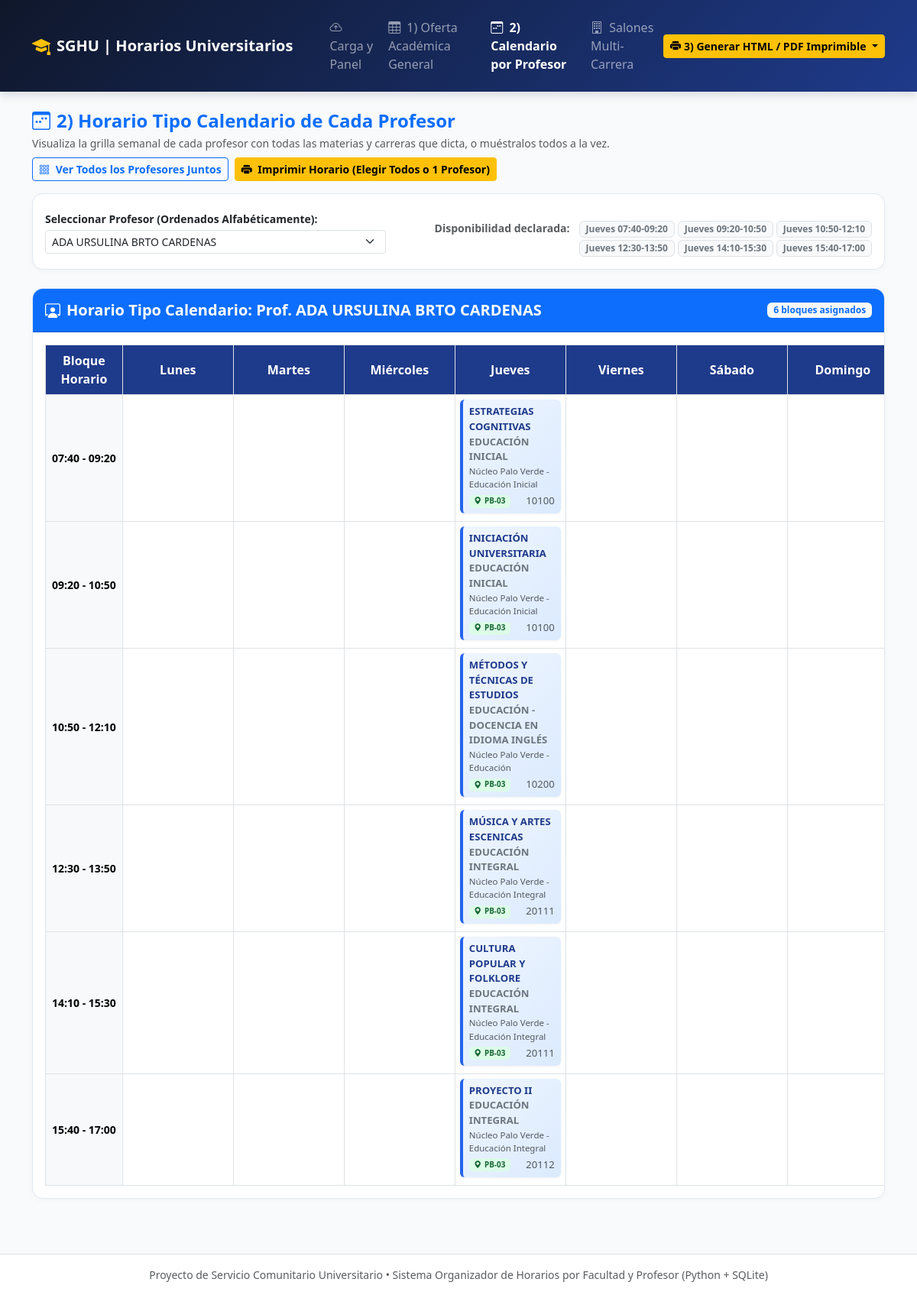
Page /calendario-profesores on the committed database.
### tables this page shows
CREATE TABLE disponibilidades (
        id INTEGER PRIMARY KEY AUTOINCREMENT,
        profesor_id INTEGER NOT NULL,
        dia TEXT NOT NULL,
        hora_inicio TEXT NOT NULL,
        hora_fin TEXT NOT NULL,
        UNIQUE(profesor_id, dia, hora_inicio, hora_fin),
        FOREIGN KEY (profesor_id) REFERENCES profesores(id) ON DELETE CASCADE
    );

CREATE TABLE profesores (
        id INTEGER PRIMARY KEY AUTOINCREMENT,
        nombre TEXT NOT NULL UNIQUE,
        cedula TEXT DEFAULT '',
        email TEXT DEFAULT ''
    );

CREATE TABLE asignaciones_horario (
        id INTEGER PRIMARY KEY AUTOINCREMENT,
        carga_id INTEGER NOT NULL,
        profesor_id INTEGER NOT NULL,
        materia_id INTEGER NOT NULL,
        salon_id INTEGER NOT NULL,
        dia TEXT NOT NULL,
        hora_inicio TEXT NOT NULL,
        hora_fin TEXT NOT NULL,
        estado TEXT DEFAULT 'Confirmado',
        FOREIGN KEY (carga_id) REFERENCES carga_academica(id) ON DELETE CASCADE,
        FOREIGN KEY (profesor_id) REFERENCES profesores(id) ON DELETE CASCADE,
        FOREIGN KEY (materia_id) REFERENCES materias(id) ON DELETE CASCADE,
        FOREIGN KEY (salon_id) REFERENCES salones(id) ON DELETE CASCADE
    );

CREATE TABLE materias (
        id INTEGER PRIMARY KEY AUTOINCREMENT,
        nombre TEXT NOT NULL,
        codigo TEXT DEFAULT '',
        carrera_id INTEGER NOT NULL,
        semestre TEXT DEFAULT '1er Semestre',
        UNIQUE(nombre, carrera_id),
        FOREIGN KEY (carrera_id) REFERENCES carreras(id) ON DELETE CASCADE
    );

CREATE TABLE carreras (
        id INTEGER PRIMARY KEY AUTOINCREMENT,
        nombre TEXT NOT NULL,
        facultad_id INTEGER NOT NULL,
        UNIQUE(nombre, facultad_id),
        FOREIGN KEY (facultad_id) REFERENCES facultades(id) ON DELETE CASCADE
    );

CREATE TABLE facultades (
        id INTEGER PRIMARY KEY AUTOINCREMENT,
        nombre TEXT NOT NULL UNIQUE
    );

CREATE TABLE salones (
        id INTEGER PRIMARY KEY AUTOINCREMENT,
        codigo TEXT NOT NULL UNIQUE,
        capacidad INTEGER DEFAULT 40,
        edificio TEXT DEFAULT 'Edificio Principal'
    );

CREATE TABLE carga_academica (
        id INTEGER PRIMARY KEY AUTOINCREMENT,
        profesor_id INTEGER NOT NULL,
        materia_id INTEGER NOT NULL,
        seccion TEXT DEFAULT 'Sección A',
        bloques_semanales INTEGER DEFAULT 1,
        salon_preferido TEXT DEFAULT '',
        dia_fijo TEXT DEFAULT '',
        hora_inicio_fija TEXT DEFAULT '',
        hora_fin_fija TEXT DEFAULT '',
        UNIQUE(profesor_id, materia_id, seccion),
        FOREIGN KEY (profesor_id) REFERENCES profesores(id) ON DELETE CASCADE,
        FOREIGN KEY (materia_id) REFERENCES materias(id) ON DELETE CASCADE
    );

### app.py (the view, shortened to what this page needs)
@app.route("/calendario-profesores")
def calendario_profesores():
    profesor_id = request.args.get("profesor_id", type=int)
    conn = get_connection()
    cursor = conn.cursor()
    cursor.execute("SELECT id, nombre, cedula, email FROM profesores ORDER BY nombre ASC")
    profesores = [dict(r) for r in cursor.fetchall()]
    if not profesor_id and profesores:
        profesor_id = profesores[0]["id"]
    profesor_actual = None
    disponibilidades = []
    if profesor_id:
        cursor.execute("SELECT id, nombre, cedula, email FROM profesores WHERE id = ?", (profesor_id,))
        row = cursor.fetchone()
        if row:
            profesor_actual = dict(row)
        cursor.execute(
            "SELECT dia, hora_inicio, hora_fin FROM disponibilidades WHERE profesor_id = ? ORDER BY hora_inicio",
            (profesor_id,),
        )
        disponibilidades = [dict(r) for r in cursor.fetchall()]
    conn.close()
    asignaciones = consultar_oferta_academica(profesor_id=profesor_id) if profesor_id else []
    rangos_horas, matriz = construir_matriz_calendario(asignaciones)
    mostrar_todos = request.args.get("todos") == "1"
    calendarios_todos = []
    return render_template(
        "calendario_profesores.html",
        profesores=profesores,
        profesor_actual=profesor_actual,
        disponibilidades=disponibilidades,
        asignaciones=asignaciones,
        rangos_horas=rangos_horas,
        matriz=matriz,
        dias_orden=DIAS_ORDEN,
        mostrar_todos=mostrar_todos,
        calendarios_todos=calendarios_todos,
    )

### app.py (called while the page is built)
@app.context_processor
def inject_global_profesores():
    conn = get_connection()
    cursor = conn.cursor()
    cursor.execute("SELECT id, nombre FROM profesores ORDER BY nombre ASC")
    lista_profesores = [dict(r) for r in cursor.fetchall()]
    conn.close()
    return {"profesores_global": lista_profesores}

def construir_matriz_calendario(asignaciones):
    rangos_unicos = sorted({f"{a['hora_inicio']} - {a['hora_fin']}" for a in asignaciones})
    if rangos_unicos:
        rangos_horas = rangos_unicos
    else:
        rangos_horas = [f"{b[0]} - {b[1]}" for b in BLOQUES_HORARIOS]
    matriz = {r: {d: [] for d in DIAS_ORDEN} for r in rangos_horas}
    for a in asignaciones:
        r = f"{a['hora_inicio']} - {a['hora_fin']}"
        d = a["dia"]
        if r in matriz and d in matriz[r]:
            matriz[r][d].append(a)
    return rangos_horas, matriz

### database.py (called while the page is built)
def get_connection():
    conn = sqlite3.connect(DB_PATH)
    conn.row_factory = sqlite3.Row
    conn.execute("PRAGMA foreign_keys = ON;")
    conn.execute("PRAGMA journal_mode = WAL;")
    return conn

### templates/calendario_profesores.html (shortened to what this page needs)
{% extends "base.html" %}
{% block content %}
<div class="d-flex flex-wrap justify-content-between align-items-center mb-3 gap-2">
    <div>
        <h4 class="fw-bold mb-1 text-primary"><i class="bi bi-calendar3-week me-2"></i>2) Horario Tipo Calendario de Cada Profesor</h4>
        <p class="text-muted small mb-0">
            Visualiza la grilla semanal de cada profesor con todas las materias y carreras que dicta, o muéstralos todos a la vez.
        </p>
    </div>
    <div class="d-flex gap-2">
        {% if not mostrar_todos %}
            <a href="{{ url_for('calendario_profesores', todos='1') }}" class="btn btn-outline-primary btn-sm fw-semibold">
                <i class="bi bi-grid-3x3-gap me-1"></i> Ver Todos los Profesores Juntos
            </a>
        {% else %}
            <a href="{{ url_for('calendario_profesores') }}" class="btn btn-outline-secondary btn-sm fw-semibold">
                <i class="bi bi-person me-1"></i> Ver Vista Individual
            </a>
        {% endif %}
        <button type="button" class="btn btn-warning btn-sm fw-bold" data-bs-toggle="modal" data-bs-target="#modalImprimirProfesor">
            <i class="bi bi-printer-fill me-1"></i> Imprimir Horario (Elegir Todos o 1 Profesor)
        </button>
    </div>
</div>
<div class="card card-panel p-3 mb-4">
    <form method="GET" action="{{ url_for('calendario_profesores') }}" class="row g-2 align-items-center">
        <div class="col-md-5">
            <label class="form-label small fw-semibold mb-1">Seleccionar Profesor (Ordenados Alfabéticamente):</label>
            <select name="profesor_id" class="form-select form-select-sm" onchange="this.form.submit()">
                {% for p in profesores %}
                    <option value="{{ p.id }}" {% if profesor_actual and profesor_actual.id == p.id %}selected{% endif %}>
                        {{ p.nombre }}
                    </option>
                {% endfor %}
            </select>
        </div>
        <div class="col-md-7 text-md-end pt-3">
            {% if disponibilidades and not mostrar_todos %}
                <span class="small text-muted fw-semibold me-2">Disponibilidad declarada:</span>
                {% for disp in disponibilidades[:6] %}
                    <span class="badge bg-light text-secondary border">{{ disp.dia }} {{ disp.hora_inicio }}-{{ disp.hora_fin }}</span>
                {% endfor %}
            {% endif %}
        </div>
    </form>
</div>
{% if not profesores %}
<div class="alert alert-info text-center p-4">
    No hay profesores registrados aún. Carga un archivo Excel, Word o TXT en el panel principal.
</div>
{% elif profesor_actual %}
    <div class="card card-panel overflow-hidden mb-4">
        <div class="card-header bg-primary text-white py-3 d-flex justify-content-between align-items-center">
            <div>
                <h5 class="mb-0 fw-bold"><i class="bi bi-person-workspace me-2"></i>Horario Tipo Calendario: Prof. {{ profesor_actual.nombre }}</h5>
            </div>
            <span class="badge bg-light text-primary fw-bold">{{ asignaciones|length }} bloques asignados</span>
        </div>
        <div class="table-responsive p-3">
            <table class="table table-bordered calendar-table mb-0">
                <thead>
                    <tr>
                        <th style="width: 130px;">Bloque Horario</th>
                        {% for d in dias_orden %}
                            <th>{{ d }}</th>
                        {% endfor %}
                    </tr>
                </thead>
                <tbody>
                    {% for r in rangos_horas %}
                    <tr>
                        <td class="fw-bold text-center align-middle bg-light small text-nowrap">{{ r }}</td>
                        {% for d in dias_orden %}
                        <td class="calendar-cell">
                            {% for c in matriz[r][d] %}
                            <div class="class-block">
                                <span class="materia-title">{{ c.materia_nombre }}</span>
                                <div class="text-secondary fw-semibold">{{ c.carrera_nombre }}</div>
                                <div class="text-muted small">{{ c.facultad_nombre }}</div>
                                <div class="mt-1 d-flex justify-content-between align-items-center">
                                    <span class="badge badge-salon"><i class="bi bi-geo-alt-fill me-1"></i>{{ c.salon_codigo }}</span>
                                    <span class="text-muted">{{ c.seccion }}</span>
                                </div>
                            </div>
                            {% endfor %}
                        </td>
                        {% endfor %}
                    </tr>
                    {% endfor %}
                </tbody>
            </table>
        </div>
    </div>
{% endif %}
{% endblock %}

### templates/base.html (shortened to what this page needs)
<!DOCTYPE html>
<html lang="es">
<head>
    <link href="https://cdn.jsdelivr.net/npm/bootstrap@5.3.3/dist/css/bootstrap.min.css" rel="stylesheet">
    <link href="https://cdn.jsdelivr.net/npm/bootstrap-icons@1.11.3/font/bootstrap-icons.min.css" rel="stylesheet">
</head>
<body>
    <nav class="navbar navbar-expand-lg navbar-dark navbar-univ py-3 mb-4">
        <div class="container">
            <a class="navbar-brand fw-bold d-flex align-items-center gap-2" href="{{ url_for('index') }}">
                <i class="bi bi-mortarboard-fill fs-4 text-warning"></i>
                <span>SGHU | Horarios Universitarios</span>
            </a>
            <div class="collapse navbar-collapse" id="navMenu">
                <ul class="navbar-nav me-auto mb-2 mb-lg-0 ms-lg-4 gap-1">
                    <li class="nav-item">
                        <a class="nav-link {% if request.endpoint == 'index' %}active fw-semibold{% endif %}" href="{{ url_for('index') }}">
                            <i class="bi bi-cloud-arrow-up me-1"></i> Carga y Panel
                        </a>
                    </li>
                    <li class="nav-item">
                        <a class="nav-link {% if request.endpoint == 'oferta_general' %}active fw-semibold{% endif %}" href="{{ url_for('oferta_general') }}">
                            <i class="bi bi-table me-1"></i> 1) Oferta Académica General
                        </a>
                    </li>
                    <li class="nav-item">
                        <a class="nav-link {% if request.endpoint == 'calendario_profesores' %}active fw-semibold{% endif %}" href="{{ url_for('calendario_profesores') }}">
                            <i class="bi bi-calendar3-week me-1"></i> 2) Calendario por Profesor
                        </a>
                    </li>
                    <li class="nav-item">
                        <a class="nav-link {% if request.endpoint == 'ocupacion_salones' %}active fw-semibold{% endif %}" href="{{ url_for('ocupacion_salones') }}">
                            <i class="bi bi-building me-1"></i> Salones Multi-Carrera
                        </a>
                    </li>
                </ul>
                <div class="d-flex gap-2">
                    <div class="dropdown">
                        <button class="btn btn-warning btn-sm fw-bold dropdown-toggle d-flex align-items-center gap-1" type="button" data-bs-toggle="dropdown">
                            <i class="bi bi-printer-fill"></i> 3) Generar HTML / PDF Imprimible
                        </button>
                    </div>
                </div>
            </div>
        </div>
    </nav>
    <main class="container pb-5">
        {% block content %}{% endblock %}
    </main>
    <footer class="border-top bg-white py-3 mt-auto">
        <div class="container text-center text-muted small">
            Proyecto de Servicio Comunitario Universitario &bull; Sistema Organizador de Horarios por Facultad y Profesor (Python + SQLite)
        </div>
    </footer>
</body>
</html>

### templates/base.html (style rules this page uses)
:root { --univ-primary: #1e3a8a; --univ-secondary: #0f172a; --univ-accent: #2563eb; }
body { background-color: #f8fafc; font-family: 'Segoe UI', system-ui, -apple-system, sans-serif; color: #1e293b; }
.navbar-univ { background: linear-gradient(135deg, var(--univ-secondary) 0%, var(--univ-primary) 100%); box-shadow: 0 4px 12px rgba(15, 23, 42, 0.15); }
.card-panel { border: 1px solid #e2e8f0; border-radius: 14px; box-shadow: 0 2px 8px rgba(0,0,0,0.03); background: #ffffff; }
.badge-salon { background-color: #dcfce7; color: #166534; font-weight: 600; }
.calendar-table th { background-color: #1e3a8a; color: #ffffff; text-align: center; vertical-align: middle; }
.calendar-cell { min-width: 145px; height: 95px; vertical-align: top; background-color: #ffffff; padding: 6px !important; }
.class-block { background: linear-gradient(135deg, #eff6ff 0%, #dbeafe 100%); border-left: 4px solid #2563eb; border-radius: 6px; padding: 6px 8px; margin-bottom: 4px; font-size: 0.82rem; box-shadow: 0 1px 3px rgba(0,0,0,0.06); }
.class-block .materia-title { font-weight: 700; color: #1e3a8a; display: block; }

### rows in the picture
disponibilidades: dia "Jueves", hora_inicio "07:40", hora_fin "09:20"
disponibilidades: dia "Jueves", hora_inicio "09:20", hora_fin "10:50"
disponibilidades: dia "Jueves", hora_inicio "10:50", hora_fin "12:10"
disponibilidades: dia "Jueves", hora_inicio "12:30", hora_fin "13:50"
disponibilidades: dia "Jueves", hora_inicio "14:10", hora_fin "15:30"
disponibilidades: dia "Jueves", hora_inicio "15:40", hora_fin "17:00"
profesores: nombre "ADA URSULINA BRTO CARDENAS"
asignaciones_horario: materia_nombre "ESTRATEGIAS COGNITIVAS", carrera_nombre "EDUCACIÓN INICIAL", facultad_nombre "Núcleo Palo Verde - Educación Inicial", salon_codigo "PB-03", seccion "10100"
asignaciones_horario: materia_nombre "INICIACIÓN UNIVERSITARIA", carrera_nombre "EDUCACIÓN INICIAL", facultad_nombre "Núcleo Palo Verde - Educación Inicial", salon_codigo "PB-03", seccion "10100"
asignaciones_horario: materia_nombre "MÉTODOS Y TÉCNICAS DE ESTUDIOS", carrera_nombre "EDUCACIÓN - DOCENCIA EN IDIOMA INGLÉS", facultad_nombre "Núcleo Palo Verde - Educación", salon_codigo "PB-03", seccion "10200"
asignaciones_horario: materia_nombre "MÚSICA Y ARTES ESCENICAS", carrera_nombre "EDUCACIÓN INTEGRAL", facultad_nombre "Núcleo Palo Verde - Educación Integral", salon_codigo "PB-03", seccion "20111"
asignaciones_horario: materia_nombre "CULTURA POPULAR Y FOLKLORE", carrera_nombre "EDUCACIÓN INTEGRAL", facultad_nombre "Núcleo Palo Verde - Educación Integral", salon_codigo "PB-03", seccion "20111"
asignaciones_horario: materia_nombre "PROYECTO II", carrera_nombre "EDUCACIÓN INTEGRAL", facultad_nombre "Núcleo Palo Verde - Educación Integral", salon_codigo "PB-03", seccion "20112"

### other values in the picture
{{ asignaciones|length }} "6"
{{ d }} "Lunes" "Martes" "Miércoles" "Jueves" "Viernes" "Sábado" "Domingo"
{{ r }} "07:40 - 09:20" "09:20 - 10:50" "10:50 - 12:10" "12:30 - 13:50" "14:10 - 15:30" "15:40 - 17:00"
form field profesor_id "ADA URSULINA BRTO CARDENAS"
